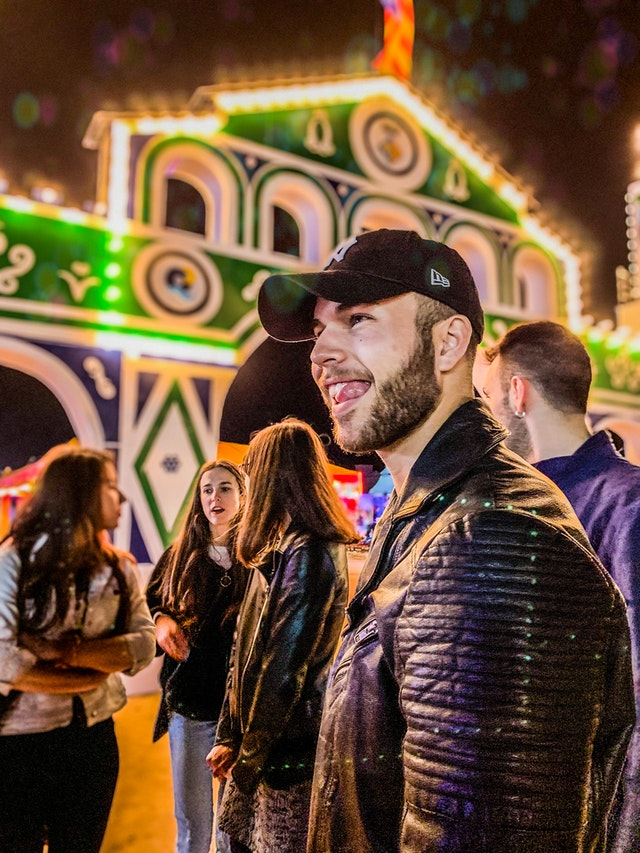
#> input picture reconocimiento_facial/gente.jpg, 640 x 853 px, given in place of Brian.mp4, which was not available
$ python reconociendo_rostros.py
#> lines starting #> are read from the running program, lines starting #| are printed output that depends on the picture; after the words box and inside, x2 and y2 are one past the last pixel; in counts of white or black regions, pixels touching at a corner belong together; pictures that were not available may be replaced by others from this repository, and a replacement may not be noted
import cv2
import os
import imutils
import copy


personName = "Brian"
# dataPath = "/Users/brianqp/PycharmProjects/proyecto_ia/reconocimiento_facial/data/personas" # Mac
dataPath = "C:/Users/brian/PycharmProjects/proyecto_ia/reconocimiento_facial/data/personas" # Windows
personPath = dataPath + '/' + personName


# cap = cv2.VideoCapture(0, cv2.CAP_DSHOW) # Esto es para usar la camara
cap = cv2.VideoCapture('./data/Brian.mp4')

faceClassif = cv2.CascadeClassifier(cv2.data.haarcascades + 'haarcascade_frontalface_default.xml')
count = 0

while True:
    ret, frame = cap.read()
#> frame is the input picture: shape (853, 640, 3); mean B, G, R 57.5, 80.7, 108.2
    if ret == False: break
    frame = imutils.resize(frame, width=640)
    gray = cv2.cvtColor(frame, cv2.COLOR_BGR2GRAY)
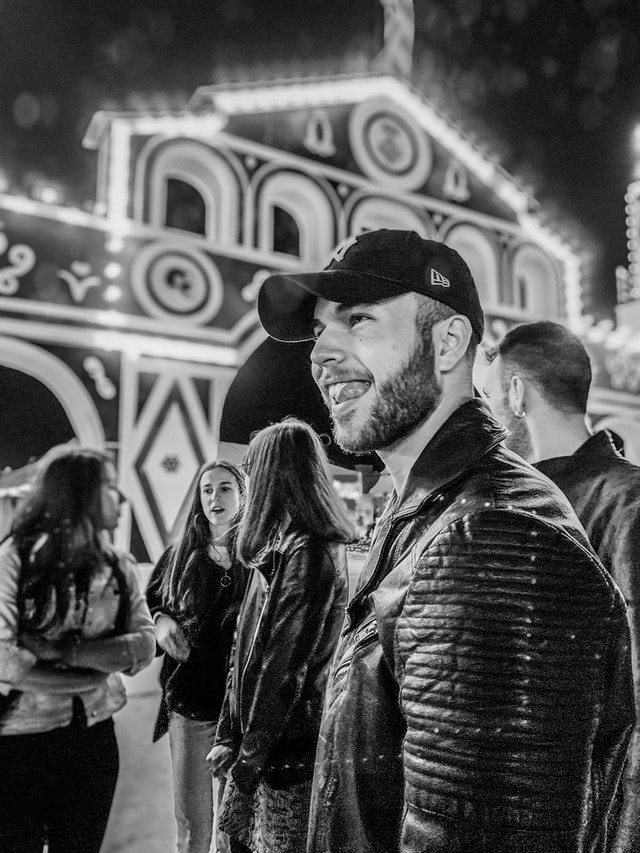
#> gray: shape (853, 640); min 0, max 251, mean 86.3
    auxFrame = frame.copy()
    faces = faceClassif.detectMultiScale(gray, 1.3, 5)
#> faces = [[190, 469, 53, 53]]
    for (x, y, w, h) in faces:
        cv2.rectangle(frame, (x, y), (x + w, y + h), (0, 255, 0), 2)
        rostro = auxFrame[y:y + h, x:x + w]
        rostro = cv2.resize(rostro, (150, 150), interpolation=cv2.INTER_CUBIC)
        if not cv2.imwrite(personPath + '/rotro_{}.jpg'.format(count), rostro):
            raise Exception("No se escribio nada pa")
        count = count + 1
#> this loop made 1 pass
#> (x, y, w, h, count) on pass 1: (190, 469, 53, 53, 1)
#> pass 1, `rostro = auxFrame[y:y + h, x:x + w]`:
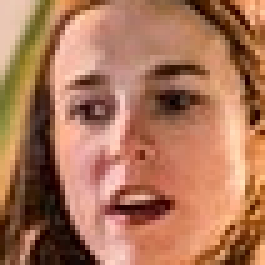
#> rostro: shape (53, 53, 3) (shown 5 times larger); mean B, G, R 88.8, 116.8, 171.6
#> pass 1, `rostro = cv2.resize(rostro, (150, 150), interpolation=cv2.INTER_CUBIC)`:
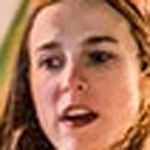
#> rostro: shape (150, 150, 3); mean B, G, R 88.9, 116.8, 171.6
#> after the loop:
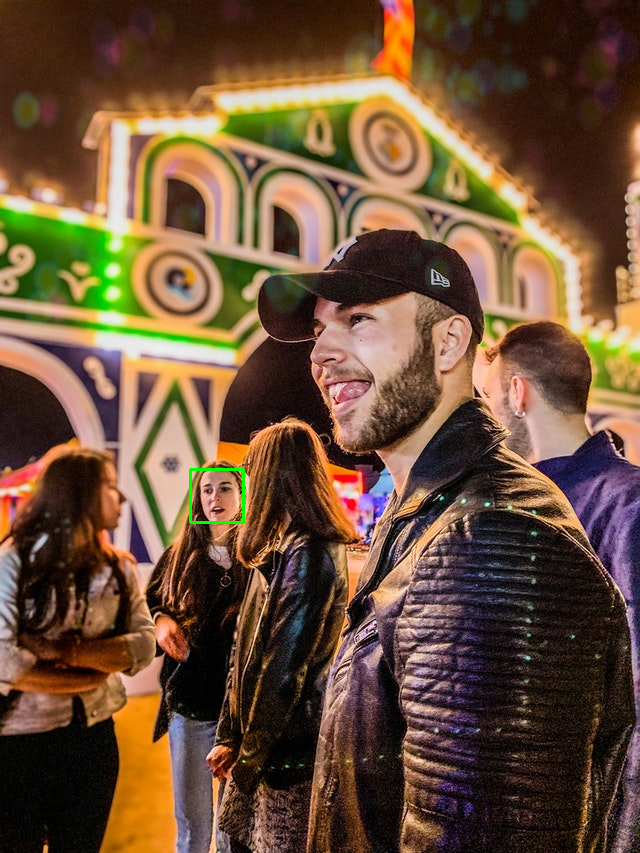
#> frame: shape (853, 640, 3); 0.12% of pixels changed, all inside (x1, y1, x2, y2) = (189, 468, 245, 524)
#> after the loop, count = 1
    cv2.imshow('frame', frame)
    k = cv2.waitKey(1)
#> (key Esc is pressed here)
    if k == 27 or count >= 300:
        break

cap.release()
cv2.destroyAllWindows()
